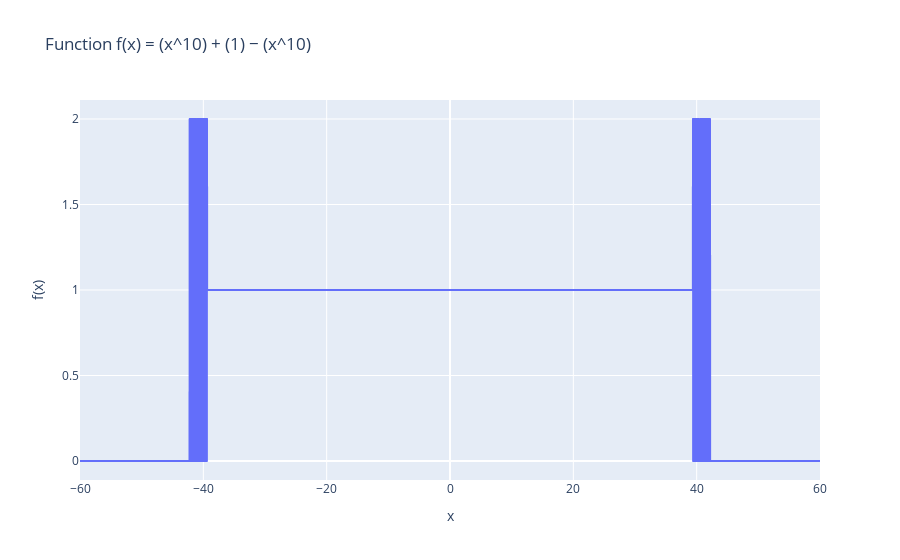

Notebook code for this chart:
### Code cell
fig = px.line(x=x, y=y, labels={'x': 'x', 'y': 'f(x)'}, title='Function f(x) = (x^10) + (1) − (x^10)')
fig.update_layout(hovermode="x unified")
fig.show()

### Figure 1 — Plotly figure (JSON) as saved in the notebook; plotly's stock layout.template omitted (floating-point values rounded to 4 significant figures; data arrays with more than 128 entries replaced by an {"elided": "..."} marker saying what was removed)
{"data": [{"hovertemplate": "x=%{x}<br>f(x)=%{y}<extra></extra>", "legendgroup": "", "line": {"color": "#636efa", "dash": "solid"}, "marker": {"symbol": "circle"}, "mode": "lines", "name": "", "showlegend": false, "type": "scattergl", "x": {"elided": "5000 float values"}, "xaxis": "x", "y": {"elided": "5000 float values"}, "yaxis": "y"}], "layout": {"hovermode": "x unified", "legend": {"tracegroupgap": 0}, "title": {"text": "Function f(x) = (x^10) + (1) − (x^10)"}, "xaxis": {"anchor": "y", "domain": [0, 1], "title": {"text": "x"}}, "yaxis": {"anchor": "x", "domain": [0, 1], "title": {"text": "f(x)"}}}}
